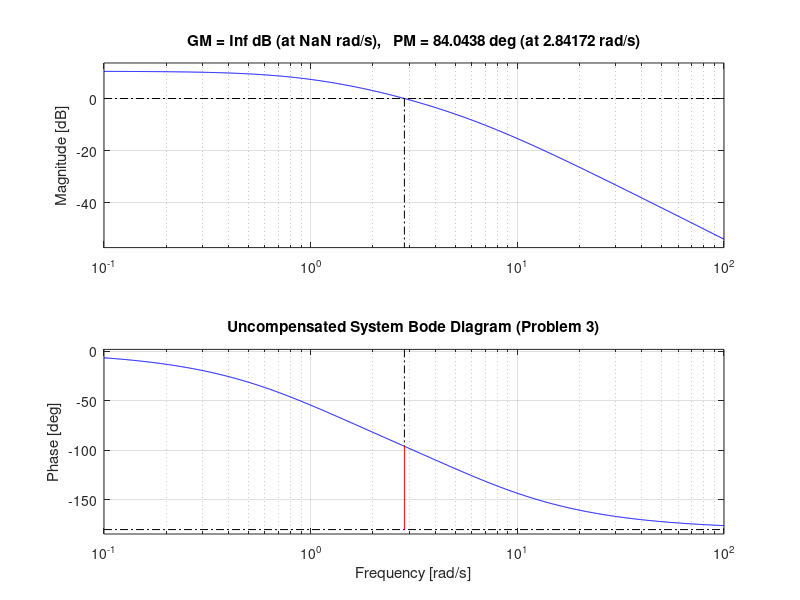
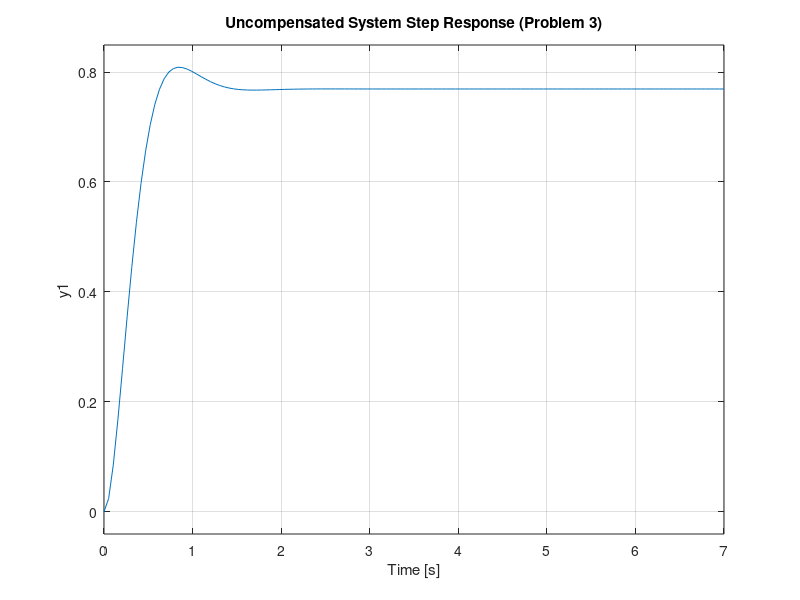
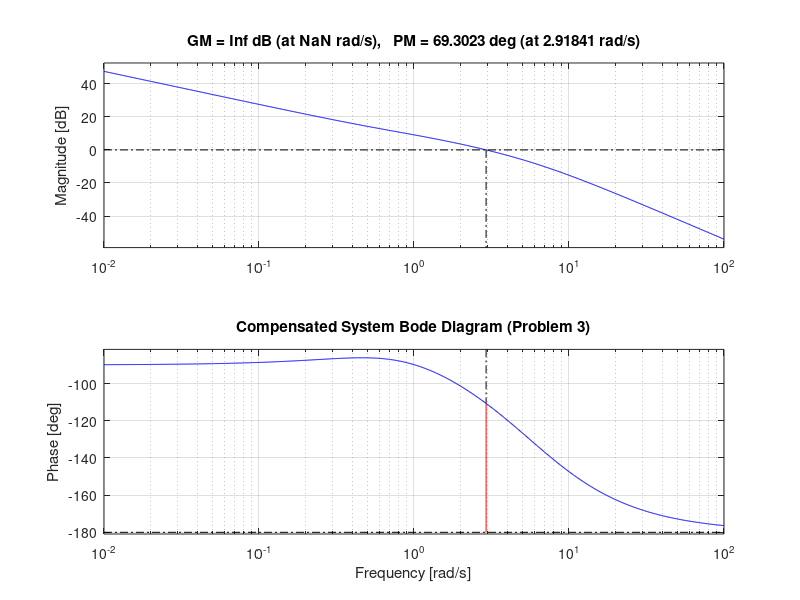
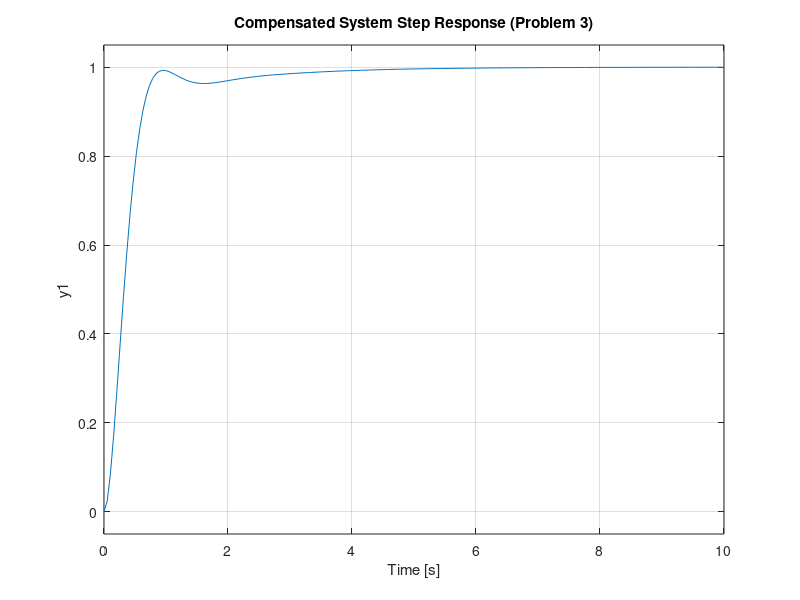

These figures' MATLAB source, in order:
clc
clear all
close all

%Problem 3
%Create Bode plot and step response of uncompensated system
nu = [20];
du = [1 7 6];
Tu = tf(nu,du);
margin(Tu)
title('Uncompensated System Bode Diagram (Problem 3)')

T1 = Tu / (1 + Tu);
figure
step(T1)
title('Uncompensated System Step Response (Problem 3)')

%Create Bode plot of compensated system using open-loop transfer function
n = [20  14.2];
d = [1 7 6 0];
T = tf(n,d);
figure
margin(T)
title('Compensated System Bode Diagram (Problem 3)')
%Plot step response using closed-loop transfer function
Tcl = T / (1 + T);
figure 
step(Tcl)
title('Compensated System Step Response (Problem 3)')

%Problem 4
%Create Bode plot using open-loop transfer function
n2 = [140.6 140.6*4.53];
d2 = [1 21.3 106.1 85.8];
T2 = tf(n2,d2);
figure
margin(T2)
title('Compensated System Bode Diagram (Problem 4)')
%Plot step response using closed-loop transfer function
T2cl = T2 / (1 + T2);
figure
step(T2cl)
title('Compensated System Step Response (Problem 4)')
